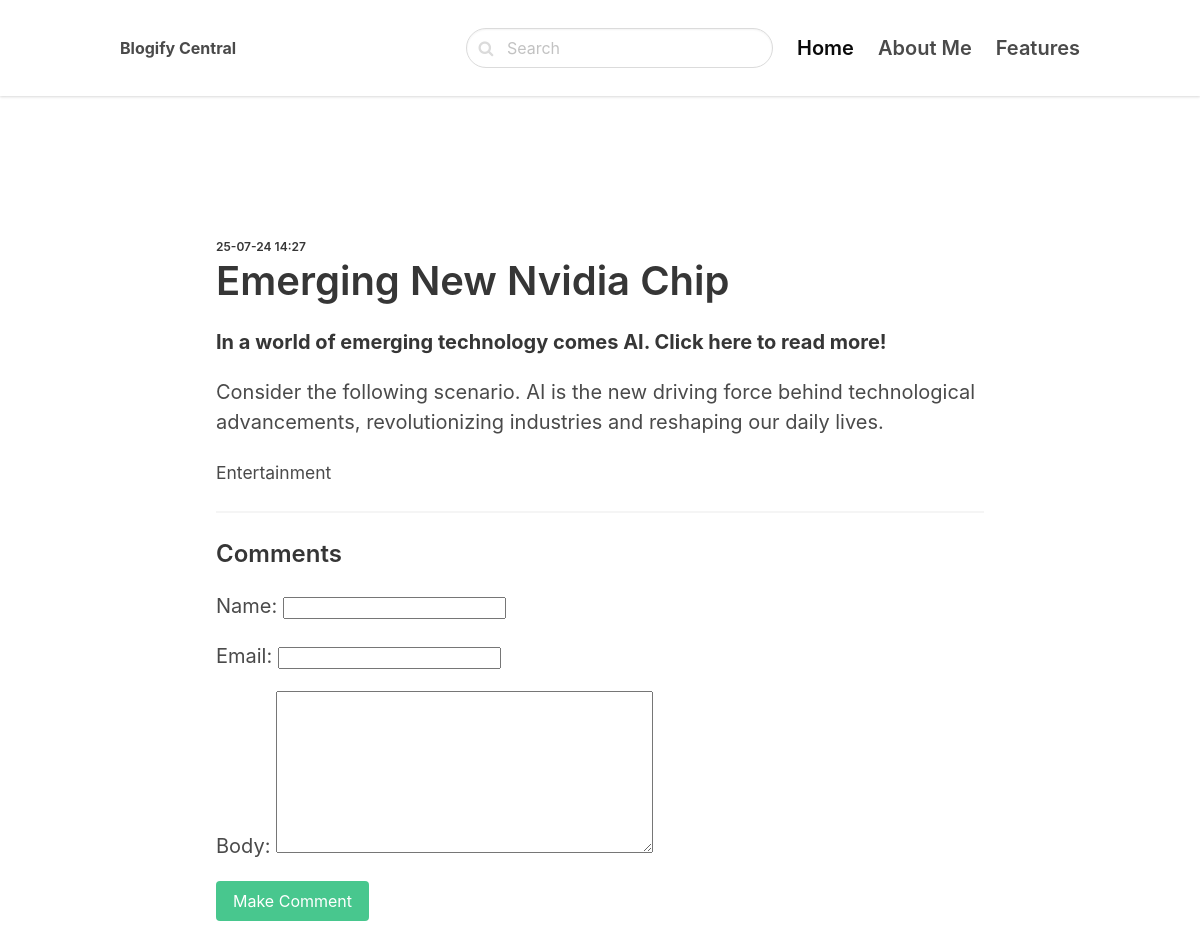
The app's page /entertainment/ with its own data.
### blog/models.py (models this page shows)
class Post(models.Model):
    category = models.ForeignKey(Category,related_name= 'posts', on_delete=models.CASCADE)
    title = models.CharField(max_length=200,unique=True)
    slug = models.SlugField(max_length=200, unique=True)
    intro = models.TextField()
    body = models.TextField()
    created_on = models.DateTimeField(auto_now_add=True)
    updated_on = models.DateTimeField(auto_now=True)
    class Meta:
        ordering =['-created_on']

class Category(models.Model):
    title = models.CharField(max_length=200, unique=True)
    slug = models.SlugField(max_length=200, unique=True)
    class meta:
        ordering =['title',]
        verbose_name_plural = 'Categories'
    def __str__(self):
        return self.title

### blog/views.py (the view)
# urls.py: path('<slug:slug>/', views.detail, name='post_detail'),
def detail(request, slug):
    post = get_object_or_404(Post, slug=slug)
    if request.method == 'POST':
        form = CommentForm(request.POST)
        if form.is_valid():
            comment = form.save(commit=False)
            comment.post=post
            comment.save()
        return redirect ('post_detail', post.slug)
    else:
        form = CommentForm()
    return render(request, 'blog/detail.html',{'post':post, 'form':form})

### blog/forms.py
class CommentForm(forms.ModelForm):
    class Meta:
        model = Comment
        fields = ['name','email','body']

### blog/templates/blog/detail.html (shortened to what this page needs)
{% extends 'core/base.html' %}
{% block content %}
<section class="hero ">
        <div class="hero-body">
            <div class="container">
                <section class="section">
                    <div class="columns is-multiline">
                            <div class="column is-full mb-6">
                                <div class="content is-medium">
                                    <h2 class="subtitle is-7">{{post.created_on |date:'d-m-y H:i'}}</h2>
                                    <h1 class="title">{{ post.title }}</h1>
                                    <p> <strong>{{ post.intro }}</strong></p>
                                    <p>{{ post.body }}</p>
                                        <p><small>{{ post.category }}</small></p>
                                    <hr>
                                    <h2 class = "subtitle is-4">Comments</h2>
                                    <form method = "post" class="mb-3">
                                    {{ form.as_p }}
                                        <div class="field">
                                        <div class="control">
                                            <button class="button is-success"
                                            >Make Comment
                                            </button>
                                        </div>
                                        </div>
                                    </form>
                                 </div>
                             </div>
                    </div>
                </section>
            </div>
        </div>
    </section>{% endblock %}

### records on screen
Post: created_on "25-07-24 14:27", title "Emerging New Nvidia Chip", intro "In a world of emerging technology comes AI. Click here to read more!", body "Consider the following scenario. AI is the new driving force behind technological advancements, revolutionizing industries and reshaping our daily lives.", category "Entertainment"
